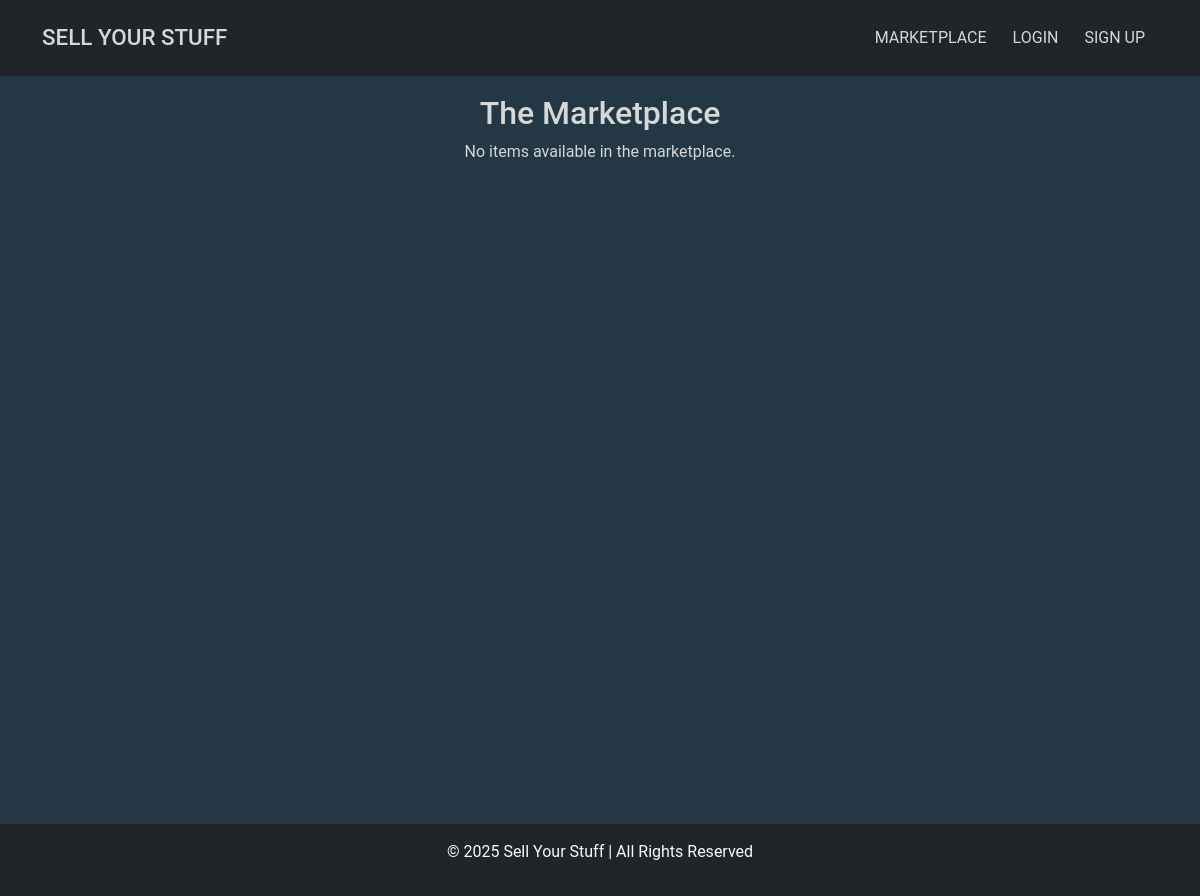
The page /market/ on the database as committed earlier.
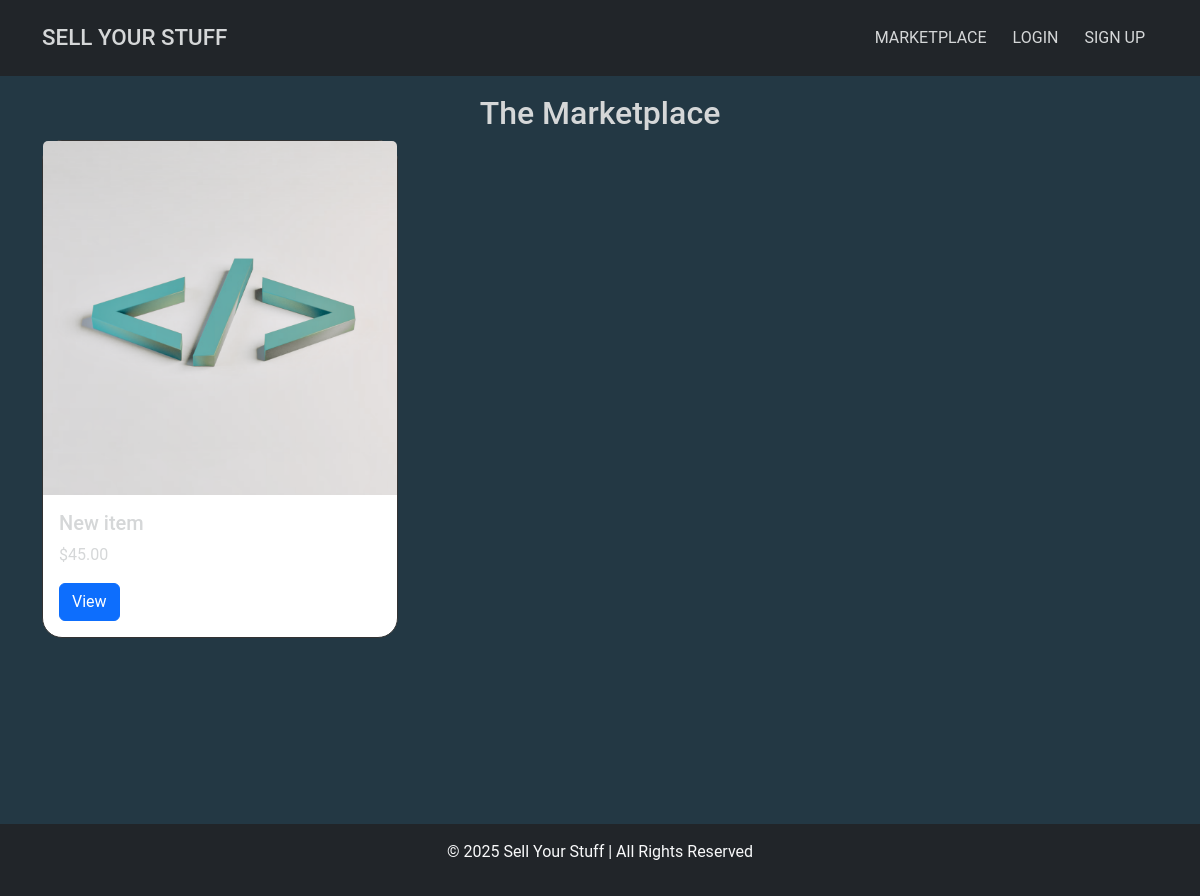
The same page on the database as committed later.
### sales/models.py (models this page shows, shortened)
class Sale(models.Model):
    STATUS_CHOICES = [
        ("available", "Available"),
        ("sold", "Sold"),
        ("pending", "Pending"),  # Add this
    ]
    user = models.ForeignKey(User, on_delete=models.CASCADE)  # Seller
    title = models.CharField(max_length=200)
    description = models.TextField()
    price = models.DecimalField(max_digits=10, decimal_places=2)
    image = models.ImageField(
        upload_to="product_images/", blank=True, null=True
    )  # Main image
    image_1 = models.ImageField(upload_to="product_images/", blank=True, null=True)
    image_2 = models.ImageField(upload_to="product_images/", blank=True, null=True)
    image_3 = models.ImageField(upload_to="product_images/", blank=True, null=True)
    video = models.FileField(
        upload_to="product_videos/", blank=True, null=True
    )  # Video upload field
    status = models.CharField(
        max_length=10, choices=STATUS_CHOICES, default="available"
    )
    created_at = models.DateTimeField(auto_now_add=True)

### market/views.py (the view)
# urls.py: path("", market_list, name="market_list"),
def market_list(request):
    products = Sale.objects.filter(status="available")  # Only show available items
    return render(request, "market/market.html", {"products": products})

### sell_ur_stuff_site/context_processors.py (called while the page is built)
def unread_notifications(request):
    if request.user.is_authenticated:
        unread_count = Notification.objects.filter(
            user=request.user, is_read=False
        ).count()
    else:
        unread_count = 0
    return {"unread_notifications": unread_count}

### market/templates/market/market.html (shortened to what this page needs)
{% extends "base.html" %}
{% load static %}
{% block content %}
<div class="container">
    <h2 class="text-center">The Marketplace</h2>
    <div class="row">
        {% for product in products %}
            <div class="col-md-4 mb-4">
                <div class="card">
                    {% if product.image %}
                        <img src="{{ product.image.url }}" class="card-img-top" alt="{{ product.title }}" width="" height="">
                    {% else %}
                        <img src="https://via.placeholder.com/300" class="card-img-top" alt="No Image" width="" height="">
                    {% endif %}
                    <div class="card-body">
                        <h5 class="card-title">{{ product.title }}</h5>
                        <p class="card-text">${{ product.price }}</p>
                        <a href="{% url 'sale_detail' product.id %}" class="btn btn-primary">View</a>
                    </div>
                </div>
            </div>
        {% empty %}
            <p class="text-center">No items available in the marketplace.</p>
        {% endfor %}
    </div>
</div>
{% endblock content %}

Rows that differ between the two databases and show on the page:
added Sale: image (picture), title "New item", price "45.00"
Other text that changed with them:
text no longer shown: "No items available in the marketplace."
